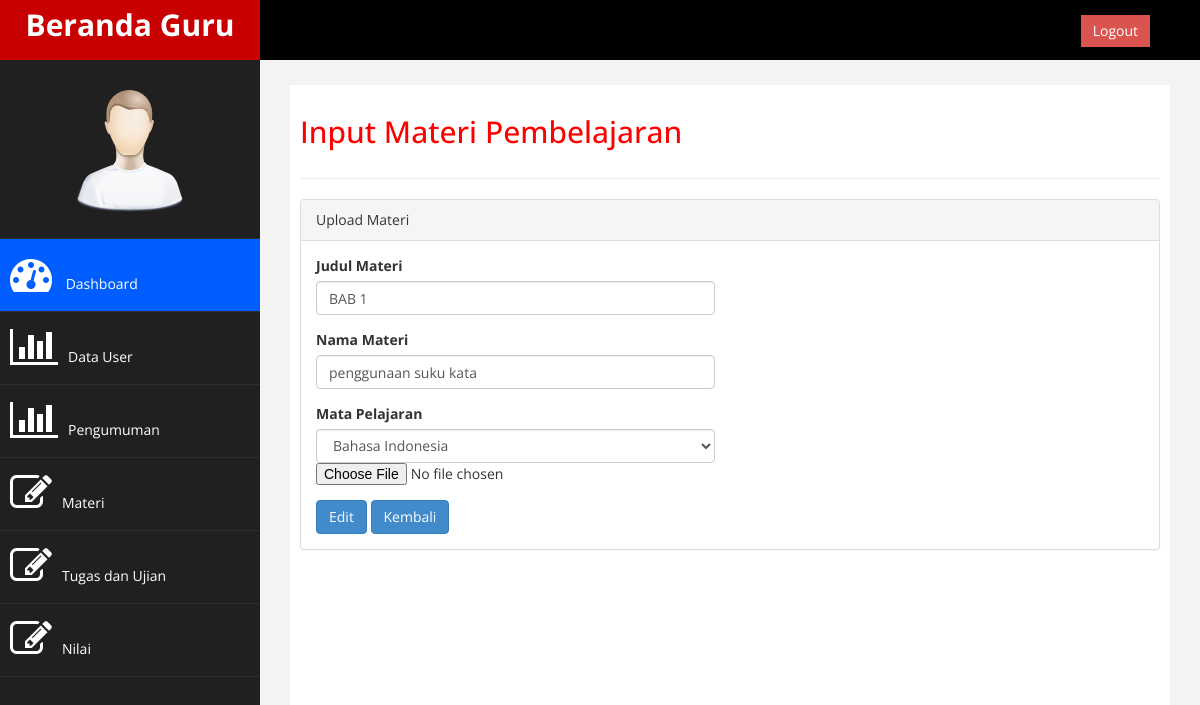
The page /edit_materi.php?id=1 on the database its author committed.
### tables this page shows
CREATE TABLE `materi` (
  `id_materi` int(10) NOT NULL,
  `judul_materi` varchar(100) NOT NULL,
  `nama_materi` varchar(100) NOT NULL,
  `file_materi` varchar(100) NOT NULL,
  `id_tugas` int(10) NOT NULL,
  `id_mapel` int(10) NOT NULL,
  `id_guru` int(10) NOT NULL,
  `id_ujian` int(10) NOT NULL,
  `mapel` varchar(100) NOT NULL
);

### edit_materi.php (the view, shortened to what this page needs)
<?php
    include "koneksi.php";
    $id = $_GET['id'];
    $qe = mysqli_query($koneksi,"SELECT * FROM materi WHERE id_materi='$id'");
    $data = mysqli_fetch_array($qe);
?>
<!DOCTYPE html>
<html xmlns="http://www.w3.org/1999/xhtml">
<head>
    <link href="assets/css/bootstrap.css" rel="stylesheet" />
    <link href="assets/css/font-awesome.css" rel="stylesheet" />
    <link href="assets/js/morris/morris-0.4.3.min.css" rel="stylesheet" />
    <link href="assets/css/custom.css" rel="stylesheet" />
</head>
<body>
    <div id="wrapper">
        <nav class="navbar navbar-default navbar-cls-top " role="navigation" style="margin-bottom: 0">
            <div class="navbar-header">
                <a class="navbar-brand" href="beranda_guru.php">Beranda Guru</a>
            </div>
  <div style="color: white;
padding: 15px 50px 5px 50px;
float: right;
font-size: 16px;"><a href="logout_guru.php" class="btn btn-danger square-btn-adjust">Logout</a> </div>
        </nav>
                <nav class="navbar-default navbar-side" role="navigation">
            <div class="sidebar-collapse">
                <ul class="nav" id="main-menu">
				<li class="text-center">
                    <img src="assets/img/find_user.png" class="user-image img-responsive"/>
					</li>
                    <li>
                        <a class="active-menu"  href="beranda_admin.php"><i class="fa fa-dashboard fa-3x"></i> Dashboard</a>
                    </li>
                    <li>
                        <a  href="user_guru.php"><i class="fa fa-bar-chart-o fa-3x"></i>Data User</a>
                    </li>
					<li>
                        <a   href="Pengumuman.php"><i class="fa fa-bar-chart-o fa-3x"></i>Pengumuman</a>
                    </li>
                    <li>
                        <a  href="materi.php"><i class="fa fa-edit fa-3x"></i>Materi</a>
                    </li>
                    <li>
                        <a  href="soal.php"><i class="fa fa-edit fa-3x"></i>Tugas dan Ujian</a>
                    </li>
                    <li>
                        <a  href="nilai.php"><i class="fa fa-edit fa-3x"></i>Nilai</a>
                    </li>
                </ul>
            </div>
         </nav>
        <div id="page-wrapper" >
            <div id="page-inner">
                <div class="row">
                    <div class="col-md-12">
                     <h2>Input Materi Pembelajaran</h2>
                    </div>
                </div>
                 <hr />
                <div class="col-md-3 col-sm-6 col-xs-6"> </div>
<div class="panel panel-default">
                        <div class="panel-heading">
                            Upload Materi
                        </div>
                        <div class="panel-body">
                            <div class="row">
                                <div class="col-md-6">
                                    <form enctype="multipart/form-data" method="post" role="form">
                                        <div class="form-group">
                                            <label>Judul Materi </label>
                                            <input name="judul" value="<?php echo $data['judul_materi'];?>" class="form-control" />
                                        </div>
                                        <div class="form-group">
                                            <label>Nama Materi</label>
                                            <input name="materi" value="<?php echo $data['nama_materi'];?>" class="form-control" />
                                        </div>
                                        <div class="form-group">
                                            <label>Mata Pelajaran</label>
                                            <select name="mapel" value="<?php echo $data['mapel'];?>" class="form-control">
                                                <option>Bahasa Indonesia</option>
                                        </div>
                                        <div class="form-group">
                                        <input type="file" name="ufile" value="<?php echo $data['file_materi'];?>" />
                                        </div>
                                    <button class="btn btn-primary " name="edit">Edit</button>
                                    <a href="list_materi.php" class="btn btn-primary " name="upload">Kembali</a>
                                       </form>
                                      </div>
                                      </div>
                                      </div>
</body>
</html>

### assets/css/custom.css (style rules this page uses)
body { font-family: 'Open Sans', sans-serif; }
#wrapper { width: 100%; background:#202020; }
#page-wrapper { padding: 15px 15px; min-height: 600px; background:#F3F3F3; }
#page-inner { width:100%; margin:10px 20px 10px 0px; background-color:#fff!important; padding:10px; min-height:1200px; }
.text-center { text-align:center; }
h2 { color: #f00; }
.square-btn-adjust { border: 0px solid transparent; -webkit-border-radius: 0px; -moz-border-radius: 0px; border-radius: 0px; }
.user-image { margin: 25px auto; -webkit-border-radius: 10px; -moz-border-radius: 10px; border-radius: 10px; max-height:170px; max-width:170px; }
.navbar-cls-top .navbar-brand { color: #fff; background: #005dff; width: 260px; text-align: center; height: 60px; font-size: 30px; font-weight: 700; }
.active-menu { background-color:#005dff!important; }
.sidebar-collapse , .sidebar-collapse .nav { background:none; }
.sidebar-collapse .nav { padding:0; }
.sidebar-collapse .nav > li > a { color:#fff; background:#202020; text-shadow:none; }
.sidebar-collapse > .nav > li > a { padding:15px 10px; }
.sidebar-collapse > .nav > li { border-bottom: 1px solid rgba(107, 108, 109, 0.19); }
.navbar-side { border:none; background-color: #202020; }
.navbar-cls-top { background:#000; border-bottom:none; }
.navbar-default { border:0px solid black; }
.navbar-header { background: #A70303; }
.nav > li > a > i { margin-right:10px; }
@media (min-width:768px) { #page-wrapper { margin: 0 0 0 260px; padding: 15px 30px; min-height: 1200px; } }
@media (min-width:768px) { .navbar-side { z-index: 1; position: absolute; width: 260px; } }
@media (min-width:768px) { .navbar { border-radius: 0px; } }

### rows shown on the page
materi: judul "BAB 1", materi "penggunaan suku kata", mapel "Bahasa Indonesia"
